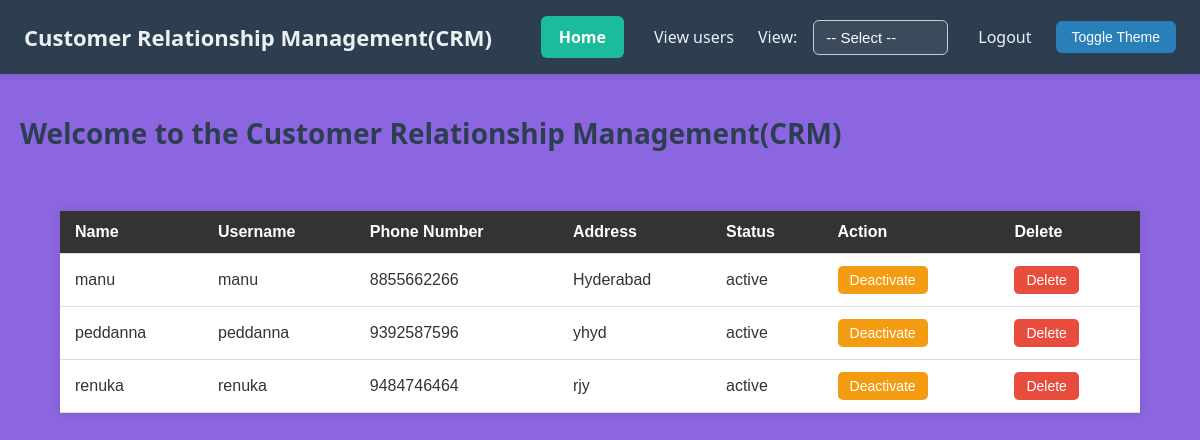
Page /view_users/ on the committed database.
### owner/models.py (models this page shows, shortened)
class CustomUser(models.Model):
    name = models.CharField(max_length=100)
    username = models.CharField(max_length=100, unique=True)
    password = models.CharField(max_length=100)
    phone_number = models.CharField(max_length=15)
    address = models.TextField()
    status = models.CharField(max_length=20, default='waiting')

### owner/views.py (the view)
# urls.py: path('view_users/', owner_views.view_users, name='view_users'),
def view_users(request):
    data=CustomUser.objects.all()
    return render(request, 'view_users.html', {'data': data})

### templates/view_users.html (shortened to what this page needs)
{% extends 'permitter/permitter_base.html' %}
{% block content %}
<table>
    <thead>
        <tr>
            <th>Name</th>
            <th>Username</th>
            <th>Phone Number</th>
            <th>Address</th>
            <th>Status</th>
            <th>Action</th>
            <th>Delete</th>
        </tr>
    </thead>
    <tbody>
        {% for user in data %}
        <tr>
            <td data-label="Name">{{ user.name }}</td>
            <td data-label="Username">{{ user.username }}</td>
            <td data-label="Phone Number">{{ user.phone_number }}</td>
            <td data-label="Address">{{ user.address }}</td>
            <td data-label="Status">{{ user.status }}</td>
            <td data-label="Action">
                {% if user.status == 'waiting' %}
                    <a href="{% url 'activate_user' user.id %}" class="action-btn activate">Activate</a>
                {% else %}
                    <a href="{% url 'deactivate_user' user.id %}" class="action-btn deactivate">Deactivate</a>
                {% endif %}
            </td>
            <td data-label="Delete">
                <a href="{% url 'delete_user' user.id %}" class="action-btn delete" onclick="return confirmDelete()">Delete</a>
            </td>
        </tr>
        {% endfor %}
    </tbody>
</table>
{% endblock %}

### templates/permitter/permitter_base.html (style rules this page uses)
body { margin: 0; font-family: 'Segoe UI', Tahoma, Geneva, Verdana, sans-serif; background-color: #8b66e0; color: #333; transition: background-color 0.3s ease, color 0.3s ease; }

### templates/view_users.html (style rules this page uses)
table { width: 90%; margin: 20px auto; border-collapse: collapse; font-family: Arial, sans-serif; box-shadow: 0 0 10px rgba(0,0,0,0.1); background-color: #fff; }
thead { background-color: #333; color: white; }
th, td { padding: 12px 15px; text-align: left; border-bottom: 1px solid #ddd; }
a.action-btn { text-decoration: none; padding: 6px 12px; border-radius: 5px; font-size: 14px; margin-right: 5px; display: inline-block; }
a.deactivate { background-color: #f39c12; color: white; }
a.delete { background-color: #e74c3c; color: white; }

### rows in the picture
CustomUser: name "manu", username "manu", phone_number "8855662266", address "Hyderabad", status "active", shows "Deactivate"
CustomUser: name "peddanna", username "peddanna", phone_number "9392587596", address "yhyd", status "active", shows "Deactivate"
CustomUser: name "renuka", username "renuka", phone_number "9484746464", address "rjy", status "active", shows "Deactivate"
